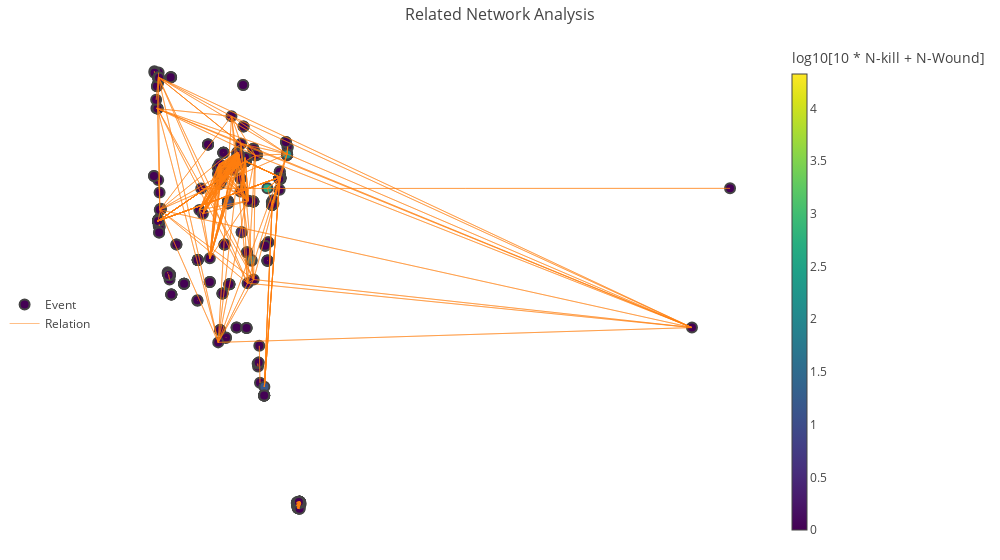

Write notebook code for a chart like this one.
### Code cell
""" Backend """
from USA_related import *
iplot(network_figure, validate=0)

### Figure 1 — Plotly figure (JSON) as saved in the notebook; plotly's stock layout.template omitted (floating-point values rounded to 4 significant figures; data arrays with more than 128 entries replaced by an {"elided": "..."} marker saying what was removed)
{"data": [{"hoverinfo": "text", "marker": {"color": {"elided": "458 float values"}, "colorbar": {"thickness": 15, "title": "log10[10 * N-kill + N-Wound]", "xanchor": "left"}, "colorscale": "Viridis", "line": {"width": 2}, "showscale": true, "size": 10}, "mode": "markers", "name": "Event", "text": {"elided": "458 str values"}, "type": "scatter", "x": {"elided": "458 float values"}, "y": {"elided": "458 float values"}}, {"hoverinfo": "text", "line": {"width": 0.5}, "mode": "lines", "name": "Relation", "text": [], "type": "scatter", "x": {"elided": "6600 float values"}, "y": {"elided": "6600 float values"}}], "layout": {"hovermode": "closest", "legend": {"x": -0.1, "xanchor": "center", "y": 0.5, "yanchor": "top"}, "margin": {"b": 20, "l": 5, "r": 50, "t": 40}, "showlegend": 1, "title": "Related Network Analysis", "titlefont": {"size": 16}, "width": 1000, "xaxis": {"showgrid": false, "showticklabels": false, "zeroline": false}, "yaxis": {"showgrid": false, "showticklabels": false, "zeroline": false}}}
